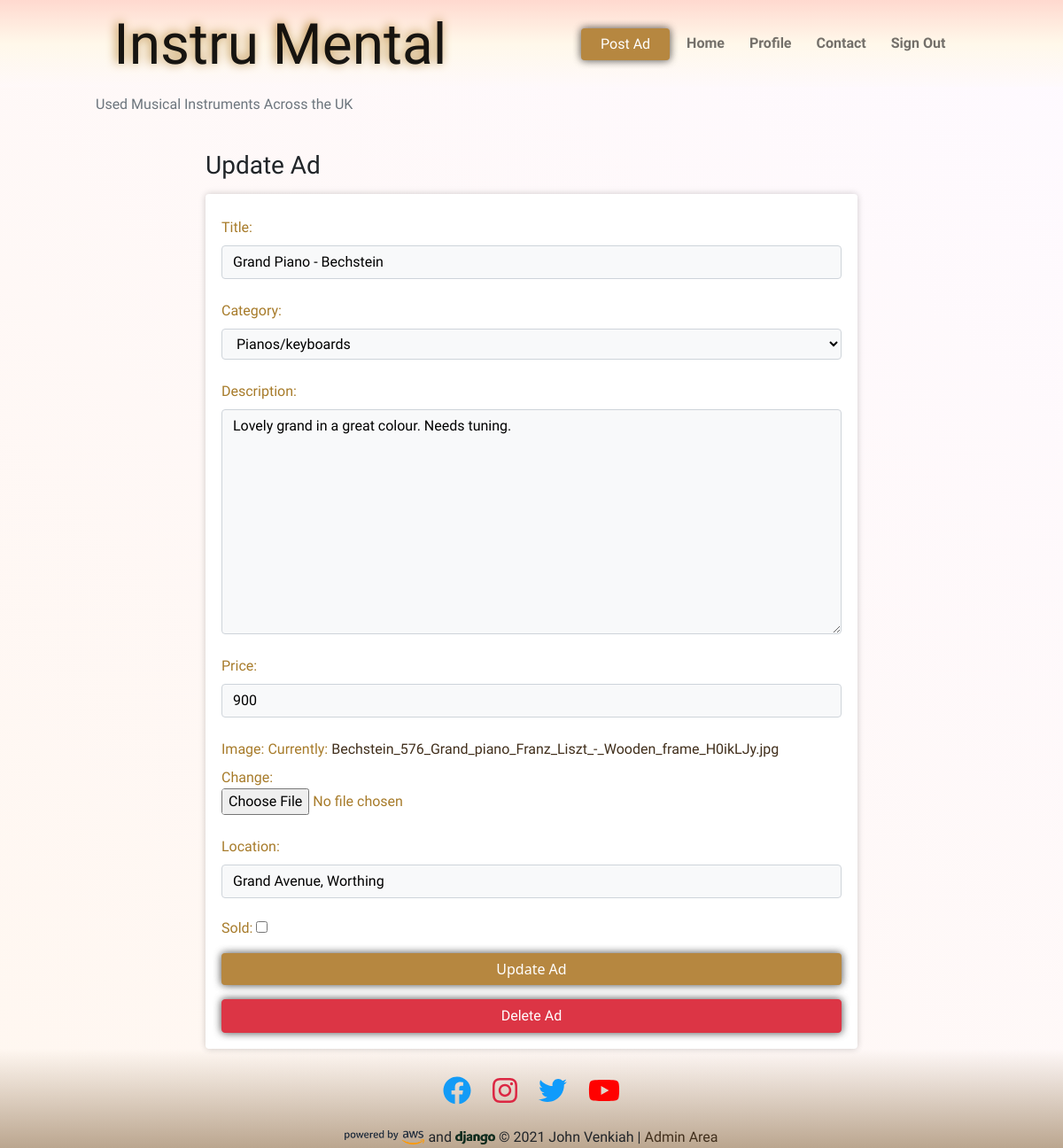
Page /ad_update/jvenkiah/grand-piano-bechstein/ (signed in) on the earlier database version.
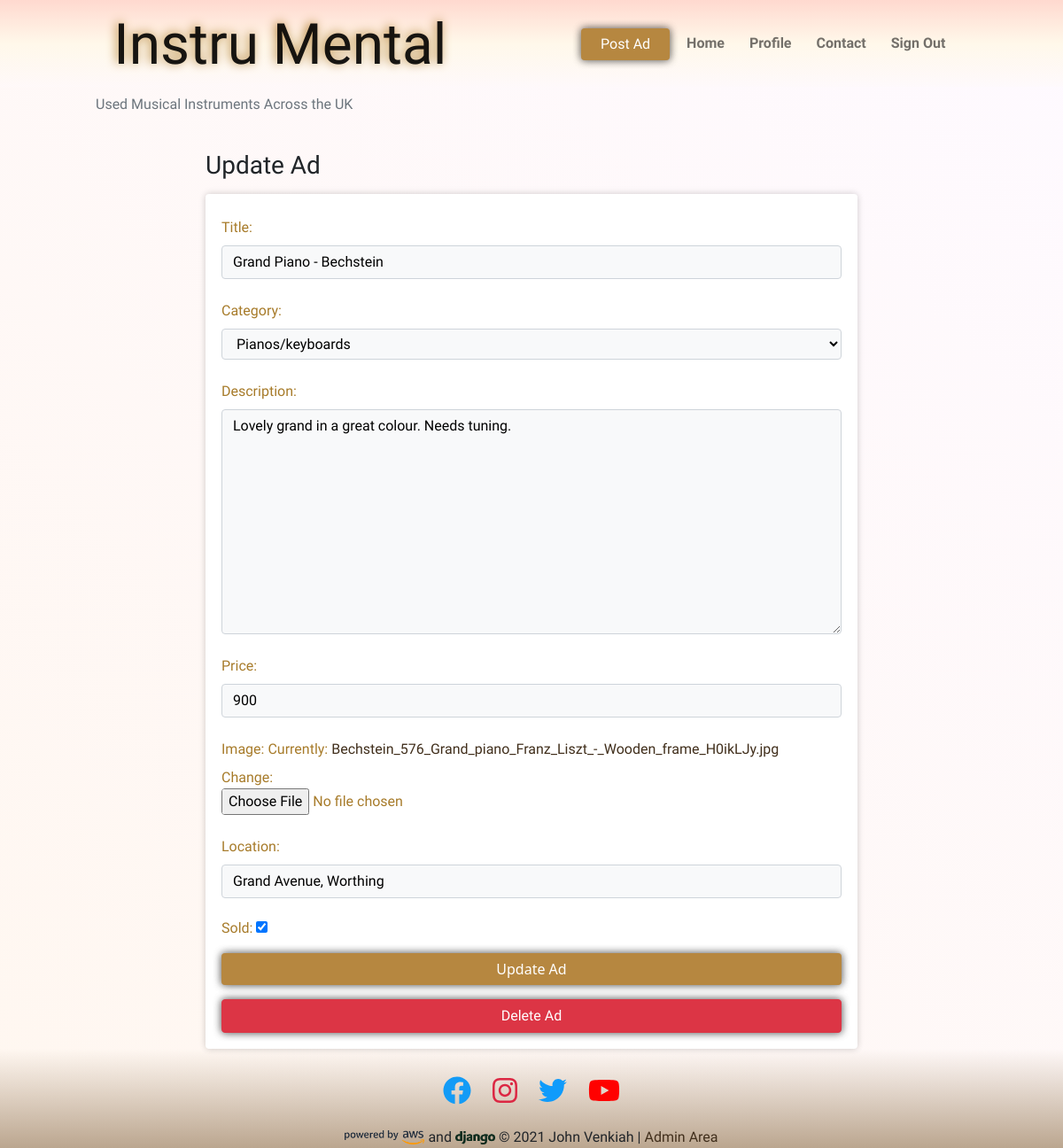
Same page on the later database version.
### ads/models.py (models this page shows, shortened)
class Ad(models.Model):
    title = models.CharField(max_length=250, unique=True)
    slug = models.SlugField(max_length=200, unique=True)
    seller = models.ForeignKey(User, on_delete=models.CASCADE)
    image = models.ImageField(blank=False)
    category = models.CharField(max_length=250)
    description = models.CharField(max_length=800)
    created_on = models.DateTimeField(auto_now_add=True)
    price = models.PositiveIntegerField(
        validators=[MaxValueValidator(99999999)]
    )
    location = models.CharField(max_length=200)
    city = models.CharField(max_length=200)
    sold = models.BooleanField(default=False)
    saved = models.ManyToManyField(User, related_name='ad_saves', blank=True)
    class Meta:
        ordering = ['-created_on']
        verbose_name = 'ad'
        verbose_name_plural = 'ads'

### ads/views.py (the view, shortened to what this page needs)
class AdUpdateView(UpdateView):
    template_name = 'ads/ad_update.html'
    model = Ad
    form_class = AdForm
    google_api_key = GOOGLE_API_KEY
    def get_object(self, *args, **kwargs):
        obj = super(AdUpdateView, self).get_object(*args, **kwargs)
        if not obj.seller == self.request.user:
            raise PermissionDenied
        return obj
    def get_context_data(self, **kwargs):
        context = super(AdUpdateView, self).get_context_data(**kwargs)
        context['google_api_key'] = self.google_api_key
        return context
    @method_decorator(login_required)
    def dispatch(self, *args, **kwargs):
        return super(AdUpdateView, self).dispatch(*args, **kwargs)

### ads/forms.py
class AdForm(forms.ModelForm):
    def __init__(self, *args, **kwargs):
        super().__init__(*args, **kwargs)
        self.fields['location'].widget.attrs.update(
            {
                'required': ''
            }
        )
        self.fields['price'].widget.attrs['placeholder'] = '£0.00'
    class Meta:
        model = Ad
        fields = (
            'title',
            'category',
            'description',
            'price',
            'image',
            'location',
            'sold',
        )
    description = forms.CharField(
        widget=forms.Textarea(
            {
                'rows': 10,
                'class': 'textarea',
            }
        )
    )
    category = forms.ChoiceField(
            choices=zip(category_dict.keys(), category_dict.keys()))

### templates/ads/ad_update.html (shortened to what this page needs)
{% extends "main/base.html" %}
{% load static %}
{% block content %}
<div class="container">
<div class="row justify-content-center">
    <div class="col-md-10 col-lg-8">
        <h3 class="mt-3 mb-3">Update Ad</h3>
        <form class="d-grid post-ad-form" method="POST" enctype="multipart/form-data">
            {{ form.as_p }}
            <button class="btn btn-main mt-3" type="submit">Update Ad</button>
            <a class="btn btn-danger mt-3"href="{% url 'ads:delete_ad' ad.seller ad.slug %}">Delete Ad</a>
        </form>
    </div>
</div>
</div>
{% endblock %}

Differences in the rows shown:
changed Ad "Grand Piano - Bechstein": sold "☐" → "☑"
